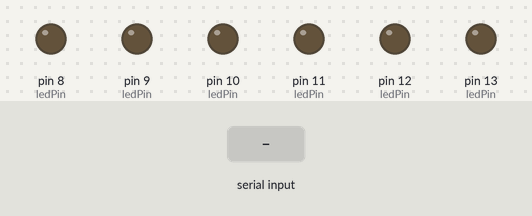
The sketch below on a simulated Arduino Uno, built with avr-gcc and run on an emulated ATmega328P. Shown: output pins drawn as LEDs (lit = HIGH). Inputs (shaded band) come from the test bench. What the sketch prints to the serial monitor is not drawn.

Above: at 1.2 s.
1.3 s: "A" received over Serial
At 2.3 s:
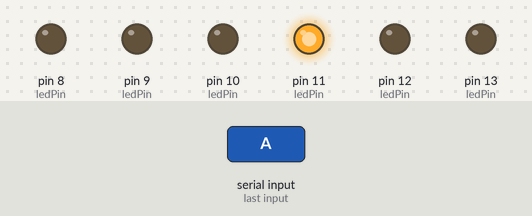
3.3 s: "B" received over Serial
At 5.0 s:
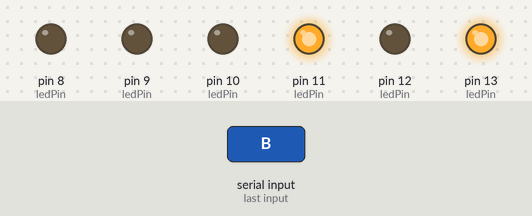
5.3 s: "C" received over Serial
At 6.6 s:
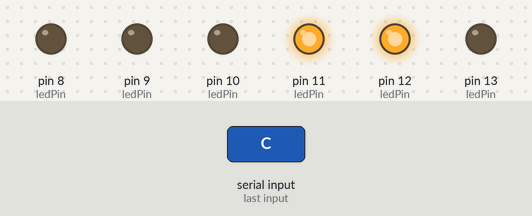
7.3 s: "P" received over Serial
At 8.1 s:
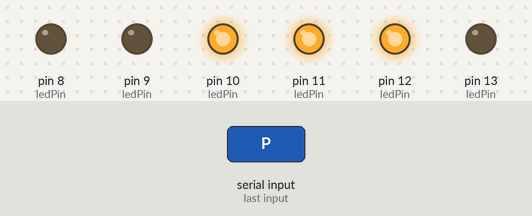
9.3 s: "a" received over Serial
At 10.8 s:
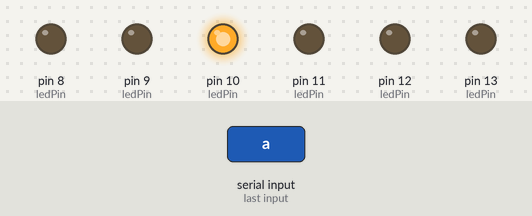
11.3 s: "Q" received over Serial
At 12.3 s:
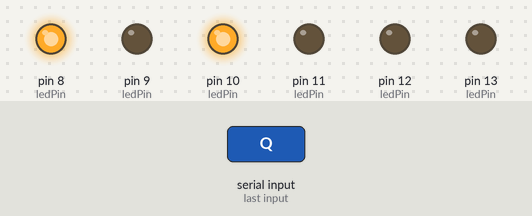
Timing chart, 0 to 14.3 s (numbered marks = the images above; inputs shaded):
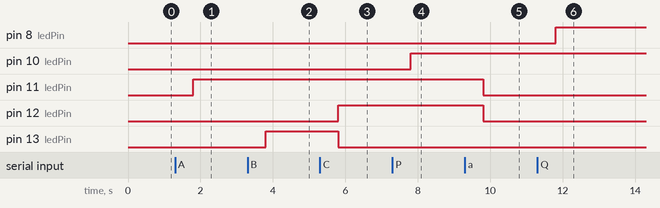

The sketch:

hygienotronics_status_dashboard.ino
```cpp
// Project 5 - LED Chase Effect (modified to give music visualization effects)
// Create array for LED pins
byte G1 = 11, R1 = 12, Y1 = 13, G2 = 10, R2 = 9, Y2 = 8;
byte ledPin[] = {G1, R1, Y1, G2, R2, Y2};
byte ledPin1[] = {G1, R1, Y1};//toilet
byte ledPin2[] = {G2, R2, Y2}; //water
int serialBufferWait = 500;//msecs
const int BUFFER_LEN = 2;//we expect strings of max len 1 + NULL char (A-Z)
char buffer[BUFFER_LEN];
int nLEDS, nLEDS1, nLEDS2;

void setup() {
  // set all pins to output
  nLEDS = sizeof(ledPin) / sizeof(byte);
  nLEDS1 = sizeof(ledPin1) / sizeof(byte);
  nLEDS2 = sizeof(ledPin2) / sizeof(byte);

  for (int x=0; x < nLEDS; x++) {
    pinMode(ledPin[x], OUTPUT);
  }

  Serial.begin(9600);//that's e.g 9600 chars persec
  Serial.flush();//clear all existing buffers
}

void loop() {
           //turnLEDSON();

    if (Serial.available() > 0) {

      delay(serialBufferWait);

      String serialVal = parseSerial();

      visualizeValue(serialVal);

      Serial.flush(); //just ignore this data
    }
}

String parseSerial() {
 int nSerial = Serial.available();//how many chars?
 if( nSerial > BUFFER_LEN) {
    nSerial = BUFFER_LEN;
 }

 int i = 0;
 while(nSerial--) {
   buffer[i++] = Serial.read();
 }

 Serial.write(buffer);

 char val[BUFFER_LEN];

 strncpy(val,buffer,BUFFER_LEN);


 for(int i=0;i<BUFFER_LEN;i++)
   buffer[i] = '\0';

  Serial.flush();

   Serial.write(val);

  return val;
}

void turnLEDSON() {
  for (int x=0; x < nLEDS; x++) {
    digitalWrite(ledPin[x], HIGH);
  }
}


void visualizeValue(String state) {

  //THE STATES

  //Toilet Monitor:
  //A: ON (g)
  //a: off (-all)
  //B: Listening (g,y,-r)
  //C: Trigger (g,r,-y)

  //Water Monitor:
  //P: ON (g)
  //p: off (-all)
  //Q: Listening (g,y,-r)
  //R: Trigger (g,r,-y)

  //for toilet monitor...
  if(state == "A") {
    turnOffLEDS1();
    turnONLED(G1);
  }

  if(state == "a") {
    turnOffLEDS1();
  }

  if(state == "B") {
    turnONLED(G1);
    turnONLED(Y1);
    turnOFFLED(R1);
  }

  if(state == "C") {
    turnONLED(G1);
    turnONLED(R1);
    turnOFFLED(Y1);
  }

  //for water monitor...
  if(state == "P") {
     turnOffLEDS2();
    turnONLED(G2);
  }

  if(state == "p") {
    turnOffLEDS2();
  }

  if(state == "Q") {
    turnONLED(G2);
    turnONLED(Y2);
    turnOFFLED(R2);
  }

  if(state == "R") {
    turnONLED(G2);
    turnONLED(R2);
    turnOFFLED(Y2);
  }

}

void turnOFFLEDS() {
  turnOffLEDS1();
  turnOffLEDS2();
}

void turnONLED(byte pin) {
  digitalWrite(pin,HIGH);
}

void turnOFFLED(byte pin) {
  digitalWrite(pin,LOW);
}

void turnOffLEDS1() {
  // turn off all LED's
  for (int x=0; x < nLEDS1; x++) {
    digitalWrite(ledPin1[x], LOW);
  }
}

void turnOffLEDS2() {
  // turn off all LED's
  for (int x=0; x < nLEDS2; x++) {
    digitalWrite(ledPin2[x], LOW);
  }
}
```

Measured:
- after the input at 1.3 s, pin 11 (ledPin): LOW → HIGH after 0.50 s
- after the input at 3.3 s, pin 13 (ledPin): LOW → HIGH after 0.50 s
- after the input at 5.3 s, pin 12 (ledPin): LOW → HIGH after 0.50 s; pin 13 (ledPin): HIGH → LOW after 0.50 s
- after the input at 7.3 s, pin 10 (ledPin): LOW → HIGH after 0.50 s
- after the input at 9.3 s, pin 11 (ledPin), pin 12 (ledPin): HIGH → LOW after 0.50 s
- after the input at 11.3 s, pin 8 (ledPin): LOW → HIGH after 0.50 s
